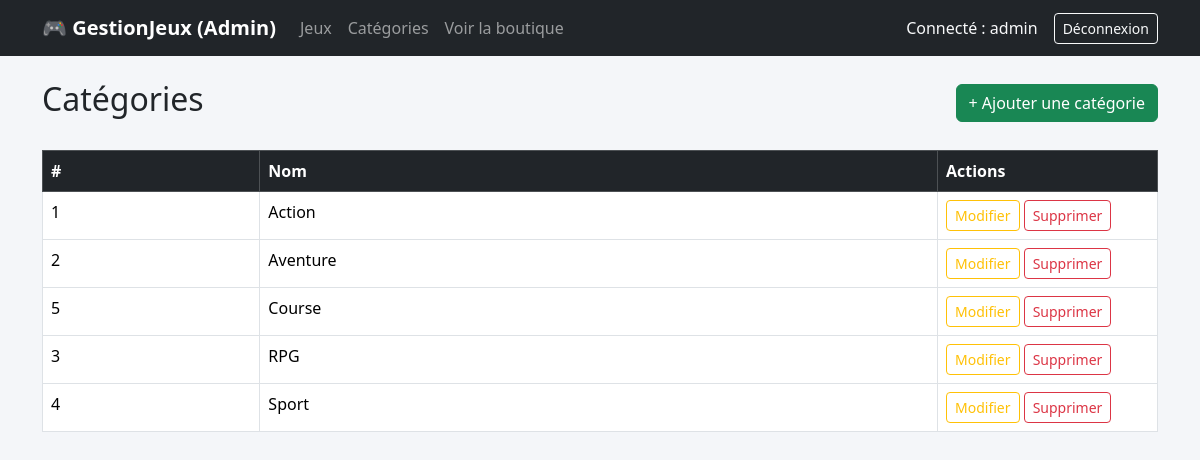
The page /index.php?page=categories (signed in) on the database its author committed.
### tables this page shows
CREATE TABLE IF NOT EXISTS `categories` (
  `id` int NOT NULL AUTO_INCREMENT,
  `nom` varchar(100) NOT NULL,
  PRIMARY KEY (`id`)
);

### controllers.php (called while the page is built, shortened)
<?php
require_once __DIR__ . '/models.php';
require_once __DIR__ . '/views_categories.php';
class CategorieController
{
    private Categorie $categorieModel;
    public function __construct()
    {
        $this->categorieModel = new Categorie();
    }
    public function liste(): void
    {
        $categories = $this->categorieModel->getAll();
        afficherListeCategories($categories);
    }
}

### config.php (called while the page is built, shortened)
<?php
function getConnexion(): PDO
{
    static $pdo = null;
    if ($pdo === null) {
        try {
            $dsn = 'mysql:host=' . DB_HOST . ';dbname=' . DB_NAME . ';charset=utf8mb4';
            $pdo = new PDO($dsn, DB_USER, DB_PASS, [
                PDO::ATTR_ERRMODE            => PDO::ERRMODE_EXCEPTION,
                PDO::ATTR_DEFAULT_FETCH_MODE => PDO::FETCH_ASSOC,
                PDO::ATTR_EMULATE_PREPARES   => false,
            ]);
        } catch (PDOException $e) {
            die('Erreur de connexion à la base de données : ' . $e->getMessage());
        }
    }
    return $pdo;
}

### models.php (called while the page is built, shortened)
<?php
require_once __DIR__ . '/config.php';
class Categorie
{
    private PDO $db;
    public function __construct()
    {
        $this->db = getConnexion();
    }
    public function getAll(): array
    {
        return $this->db->query('SELECT * FROM categories ORDER BY nom ASC')->fetchAll();
    }
}

### views_categories.php (the view, shortened to what this page needs)
<?php
require_once __DIR__ . '/layout.php';
function afficherListeCategories(array $categories): void
{
    ?>
    <div class="d-flex justify-content-between align-items-center mb-4">
        <h2>Catégories</h2>
        <a href="<?= BASE_URL ?>/index.php?page=categories&action=ajouter" class="btn btn-success">+ Ajouter une catégorie</a>
    </div>
    <table class="table table-bordered table-hover bg-white">
        <thead class="table-dark">
            <tr>
                <th>#</th>
                <th>Nom</th>
                <th style="width:220px;">Actions</th>
            </tr>
        </thead>
        <tbody>
            <?php foreach ($categories as $cat): ?>
                <tr>
                    <td><?= $cat['id'] ?></td>
                    <td><?= htmlspecialchars($cat['nom']) ?></td>
                    <td>
                        <a href="<?= BASE_URL ?>/index.php?page=categories&action=modifier&id=<?= $cat['id'] ?>" class="btn btn-sm btn-outline-warning">Modifier</a>
                        <a href="<?= BASE_URL ?>/index.php?page=categories&action=supprimer&id=<?= $cat['id'] ?>" class="btn btn-sm btn-outline-danger" onclick="return confirm('Supprimer cette catégorie ?');">Supprimer</a>
                    </td>
                </tr>
            <?php endforeach; ?>
        </tbody>
    </table>
    <?php
}
    ?>

### layout.php (style rules this page uses)
body { background-color: #f4f6f9; }
.table th { vertical-align: middle; }

### rows shown on the page
categories: id "1", nom "Action"
categories: id "2", nom "Aventure"
categories: id "5", nom "Course"
categories: id "3", nom "RPG"
categories: id "4", nom "Sport"

### other values the page prints
$_SESSION['admin_login'] "admin"
